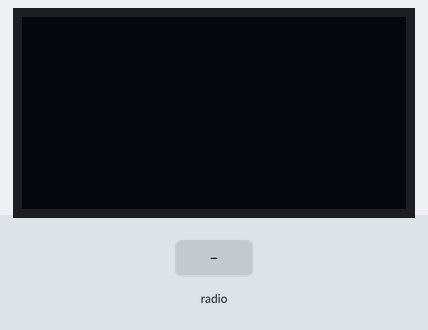
The program below on a simulated BBC micro:bit (MakeCode). Parts: 128×64 one-colour display. The inputs (shaded band) are chosen by the test bench. No radio messages arrive unless stated (any console line starting 'radio sent:' is added by the test bench); what the program prints to the serial console is not drawn.

Above: at 1.2 s.
1.3 s: radio message "Presion=1" arrives
At 2.4 s:
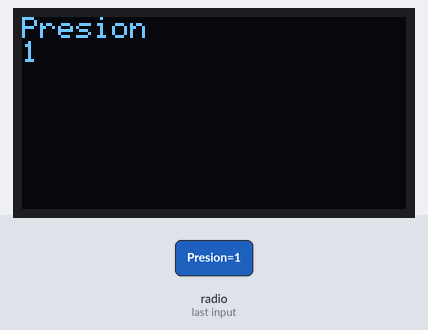
2.8 s: radio message "Temp=1" arrives
At 4.1 s:
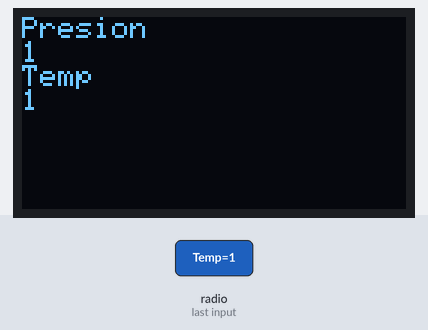
4.8 s: radio message "Humedad=1" arrives
At 5.9 s:
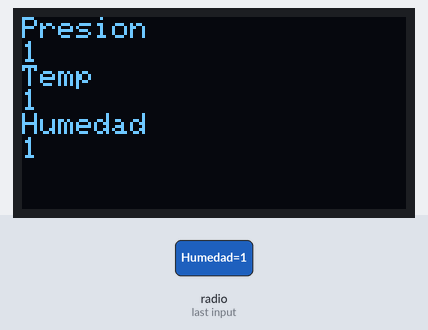
Timing chart, 0 to 7.8 s (numbered marks = the images above; inputs shaded):
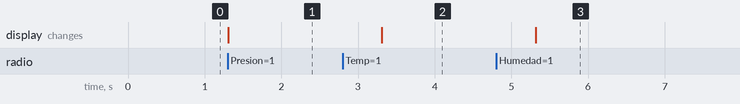

The program:

main.ts
```typescript
radio.onReceivedValue(function (name, value) {
    OLED.writeStringNewLine(name)
    OLED.writeNumNewLine(value)
    basic.pause(2000)
    if (name == "Presion") {
        radio.sendValue("Presion", value)
    }
    if (name == "Temp") {
        radio.sendValue("Temp", value)
    }
    if (name == "Humedad") {
        radio.sendValue("Humedad", value)
    }
})
radio.setTransmitPower(7)
radio.setGroup(1)
OLED.init(128, 64)
```

test.ts
```typescript
// aquí va el archivo "tests"; esto no se compilará cuando este paquete se utilice como una extensión.
```

Measured:
- after the input at 1.3 s, the display: changes at once (image 1)
- after the input at 2.8 s, the display: changes after 0.51 s (image 2)
- after the input at 4.8 s, the display: changes after 0.52 s (image 3)
